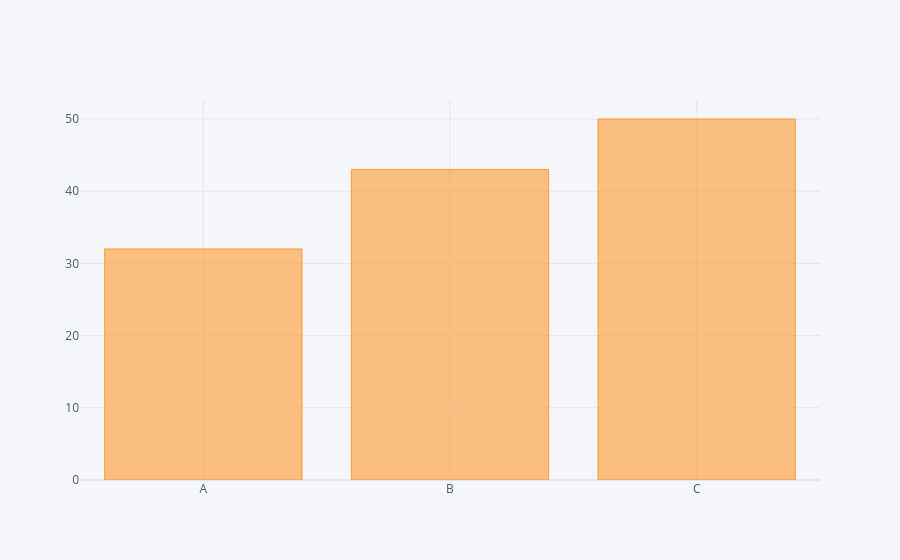

Notebook source saved alongside this figure:
### Code cell
# bar plot
df2.iplot(kind='bar',x='Category', y='Value')

### Figure 1 — Plotly figure (JSON) as saved in the notebook; plotly's stock layout.template omitted (floating-point values rounded to 4 significant figures)
{"data": [{"marker": {"color": "rgba(255, 153, 51, 0.6)", "line": {"color": "rgba(255, 153, 51, 1.0)", "width": 1}}, "name": "Value", "orientation": "v", "text": "", "type": "bar", "x": ["A", "B", "C"], "y": [32, 43, 50]}], "layout": {"autosize": true, "legend": {"bgcolor": "#F5F6F9", "font": {"color": "#4D5663"}}, "paper_bgcolor": "#F5F6F9", "plot_bgcolor": "#F5F6F9", "title": {"font": {"color": "#4D5663"}}, "xaxis": {"autorange": true, "gridcolor": "#E1E5ED", "range": [-0.5, 2.5], "showgrid": true, "tickfont": {"color": "#4D5663"}, "title": {"font": {"color": "#4D5663"}, "text": ""}, "type": "category", "zerolinecolor": "#E1E5ED"}, "yaxis": {"autorange": true, "gridcolor": "#E1E5ED", "range": [0, 52.63], "showgrid": true, "tickfont": {"color": "#4D5663"}, "title": {"font": {"color": "#4D5663"}, "text": ""}, "type": "linear", "zerolinecolor": "#E1E5ED"}}}
